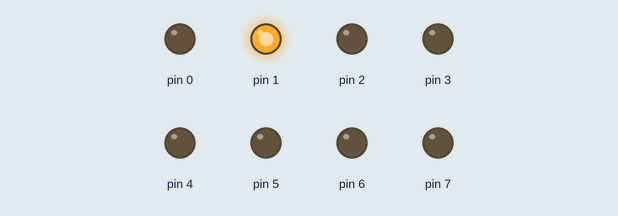
Simulated run of this sketch. Board: Arduino Uno, built with avr-gcc and run on an emulated ATmega328P. Parts: output pins drawn as LEDs (lit = HIGH).

Above: at 0.2 s.
At 0.7 s:
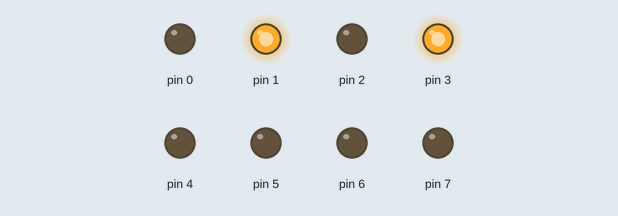
At 1.2 s:
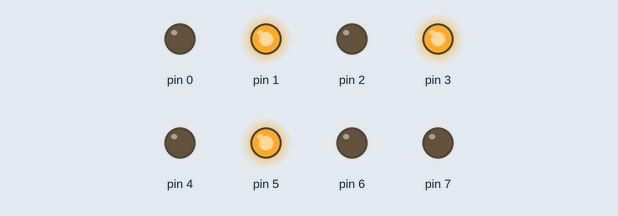
At 2.0 s:
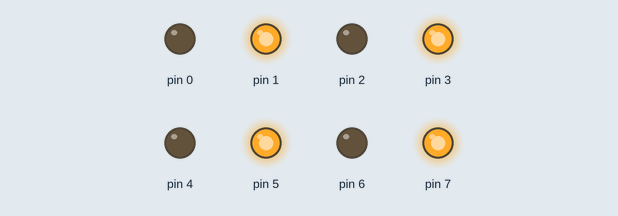
At 3.2 s:
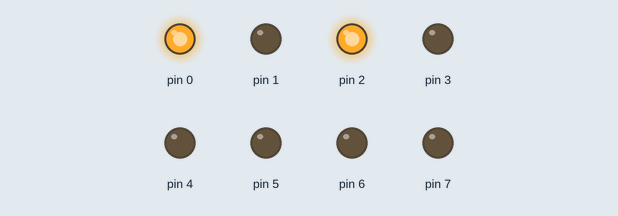
At 4.5 s:
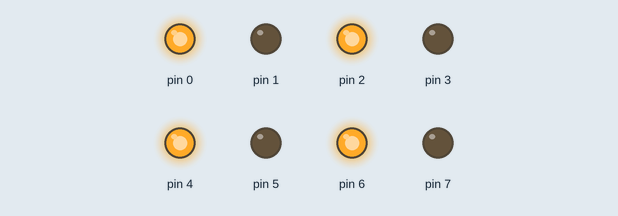
Timing chart, 0 to 6.5 s (numbered marks = the images above):
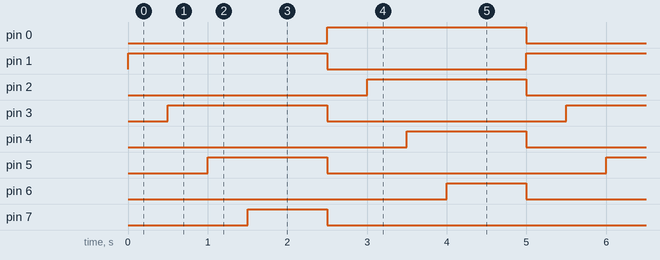

The sketch:

liga_impares_pares.ino
```cpp
#define F_CPU 16000000UL
#include <avr/io.h>
#include <util/delay.h>

int main(void){
  DDRD = 0b11111111;
  PORTD = 0;

  while(1){

    //Ligar os impares
    for(int i=0; i<8; i++){
      if( i % 2 == 1){
        PORTD ^= (1 << i);
        _delay_ms(500);
      }
    }

    // Intervalo de 1 segundo
    _delay_ms(500);
    PORTD = 0;

    //Ligar os pares
    for(int i=0; i<8; i++){
      if( i % 2 == 0){
        PORTD ^= (1 << i);
        _delay_ms(500);
      }
    }

    // Intervalo de 1 segundo
    _delay_ms(500);
    PORTD = 0;

  }

}
```

Measured:
- by itself, pin 0, pin 1: alternates HIGH for 2.5 s and LOW for 2.5 s
- by itself, pin 2, pin 3: alternates HIGH for 2.0 s and LOW for 3.0 s
- by itself, pin 4, pin 5: alternates HIGH for 1.5 s and LOW for 3.5 s
- by itself, pin 6, pin 7: alternates HIGH for 1.0 s and LOW for 4.0 s
